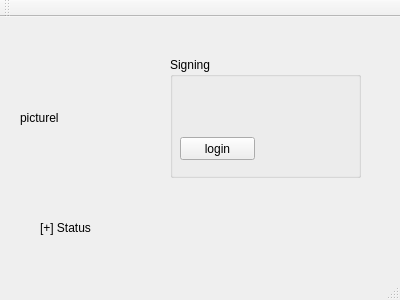
<?xml version="1.0" encoding="UTF-8"?>
<ui version="4.0">
 <class>LoginWindow</class>
 <widget class="QMainWindow" name="LoginWindow">
  <property name="geometry">
   <rect>
    <x>0</x>
    <y>0</y>
    <width>400</width>
    <height>300</height>
   </rect>
  </property>
  <property name="windowTitle">
   <string>LoginWindow</string>
  </property>
  <widget class="QWidget" name="centralWidget">
   <widget class="QLabel" name="status">
    <property name="geometry">
     <rect>
      <x>40</x>
      <y>190</y>
      <width>301</width>
      <height>41</height>
     </rect>
    </property>
    <property name="text">
     <string>[+] Status</string>
    </property>
   </widget>
   <widget class="QGroupBox" name="groupBox">
    <property name="geometry">
     <rect>
      <x>170</x>
      <y>40</y>
      <width>191</width>
      <height>121</height>
     </rect>
    </property>
    <property name="title">
     <string>Signing</string>
    </property>
    <widget class="QPushButton" name="pushButton">
     <property name="geometry">
      <rect>
       <x>10</x>
       <y>80</y>
       <width>75</width>
       <height>23</height>
      </rect>
     </property>
     <property name="text">
      <string>login</string>
     </property>
    </widget>
    <widget class="QWidget" name="">
     <property name="geometry">
      <rect>
       <x>10</x>
       <y>10</y>
       <width>189</width>
       <height>22</height>
      </rect>
     </property>
     <layout class="QHBoxLayout" name="horizontalLayout">
      <item>
       <widget class="QLabel" name="label_3">
        <property name="text">
         <string>Username</string>
        </property>
       </widget>
      </item>
      <item>
       <widget class="QLineEdit" name="lineEditUsername"/>
      </item>
     </layout>
    </widget>
    <widget class="QWidget" name="">
     <property name="geometry">
      <rect>
       <x>10</x>
       <y>40</y>
       <width>187</width>
       <height>22</height>
      </rect>
     </property>
     <layout class="QHBoxLayout" name="horizontalLayout_2">
      <item>
       <widget class="QLabel" name="label_2">
        <property name="text">
         <string>Password</string>
        </property>
       </widget>
      </item>
      <item>
       <widget class="QLineEdit" name="lineEditPassWord">
        <property name="echoMode">
         <enum>QLineEdit::Password</enum>
        </property>
       </widget>
      </item>
     </layout>
    </widget>
   </widget>
   <widget class="QLabel" name="pictureLabel">
    <property name="geometry">
     <rect>
      <x>20</x>
      <y>40</y>
      <width>111</width>
      <height>121</height>
     </rect>
    </property>
    <property name="text">
     <string>picturel</string>
    </property>
   </widget>
  </widget>
  <widget class="QMenuBar" name="menuBar">
   <property name="geometry">
    <rect>
     <x>0</x>
     <y>0</y>
     <width>400</width>
     <height>21</height>
    </rect>
   </property>
  </widget>
  <widget class="QToolBar" name="mainToolBar">
   <attribute name="toolBarArea">
    <enum>TopToolBarArea</enum>
   </attribute>
   <attribute name="toolBarBreak">
    <bool>false</bool>
   </attribute>
  </widget>
  <widget class="QStatusBar" name="statusBar"/>
 </widget>
 <layoutdefault spacing="6" margin="11"/>
 <resources/>
 <connections/>
</ui>
